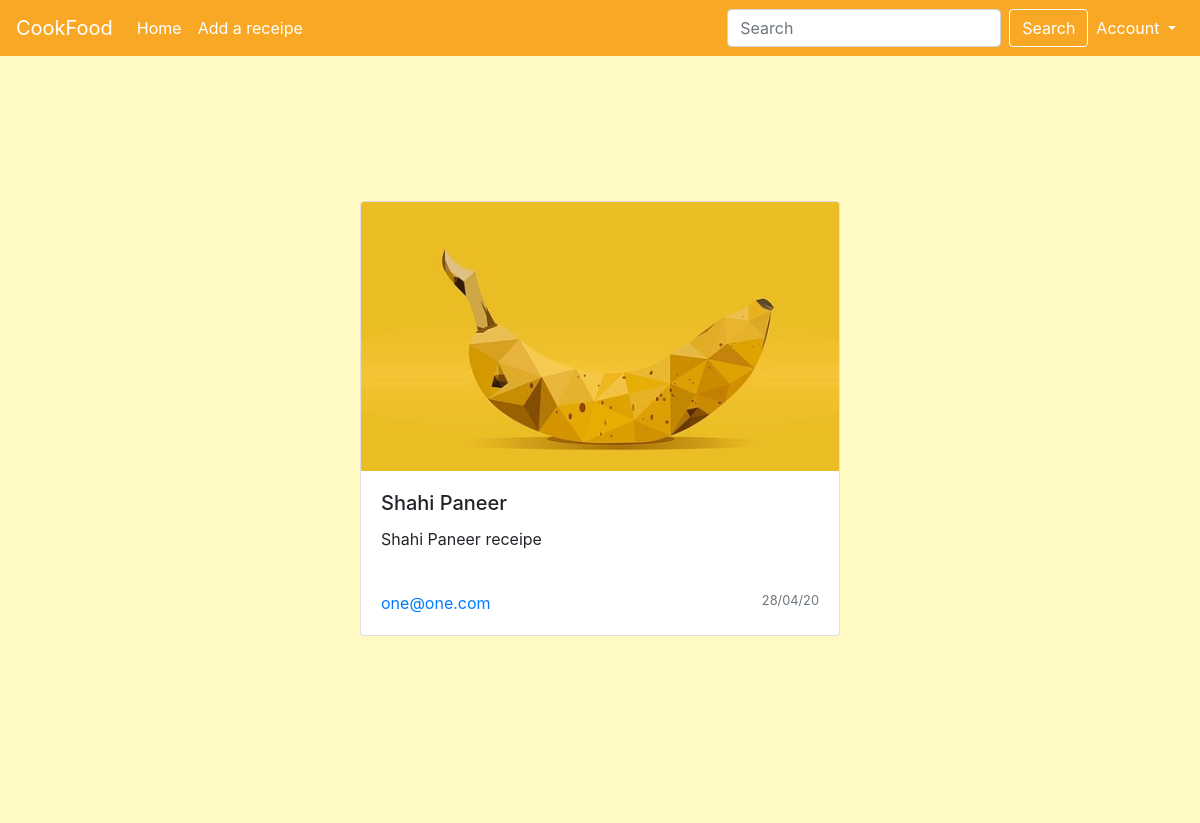
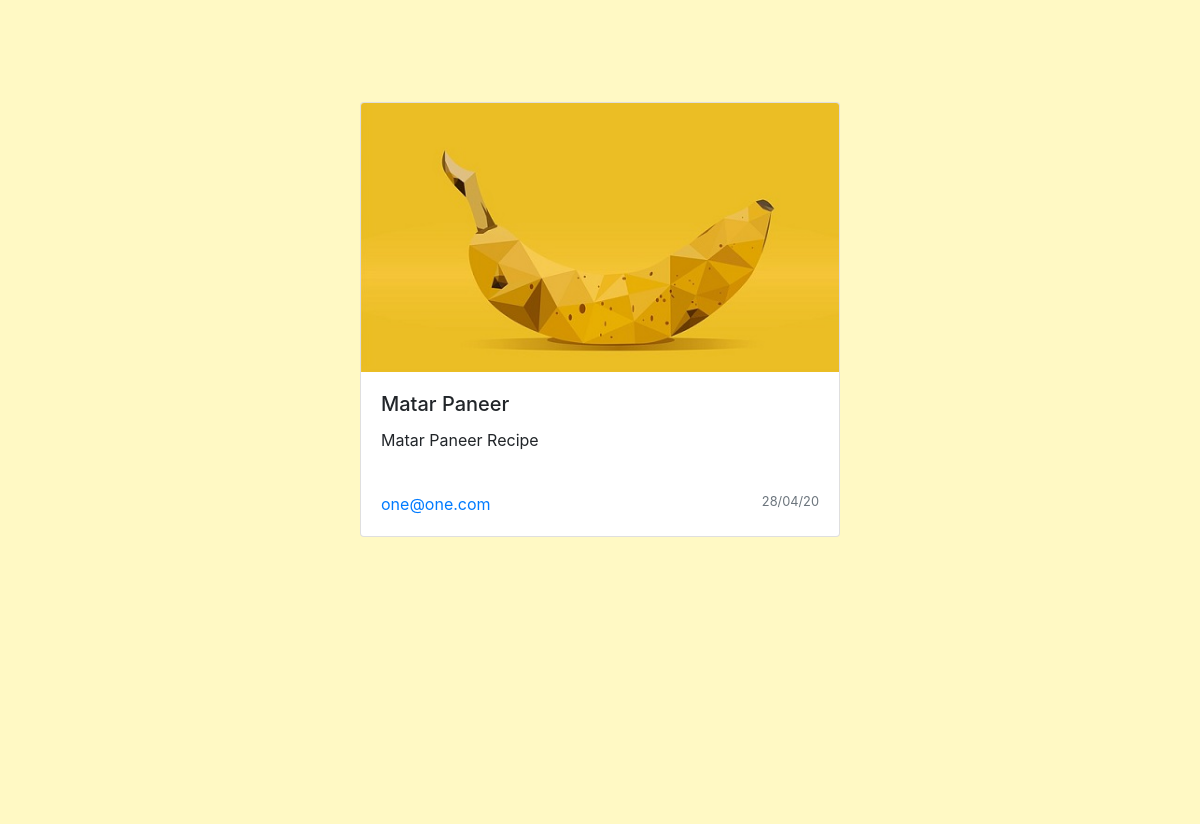
/blogs/view_blogs (signed in, upper part), run on an earlier commit of the app's database (2 pictures, top to bottom).
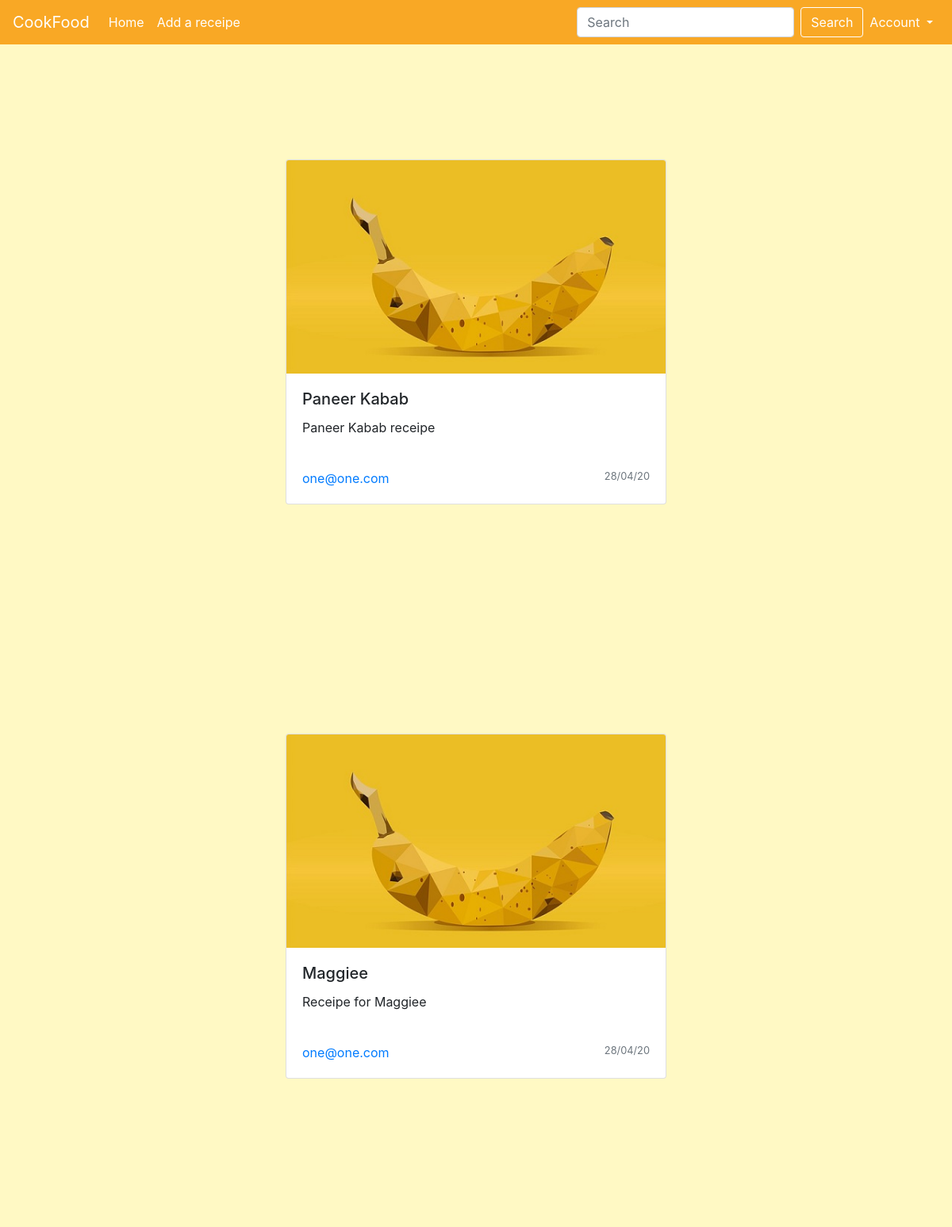
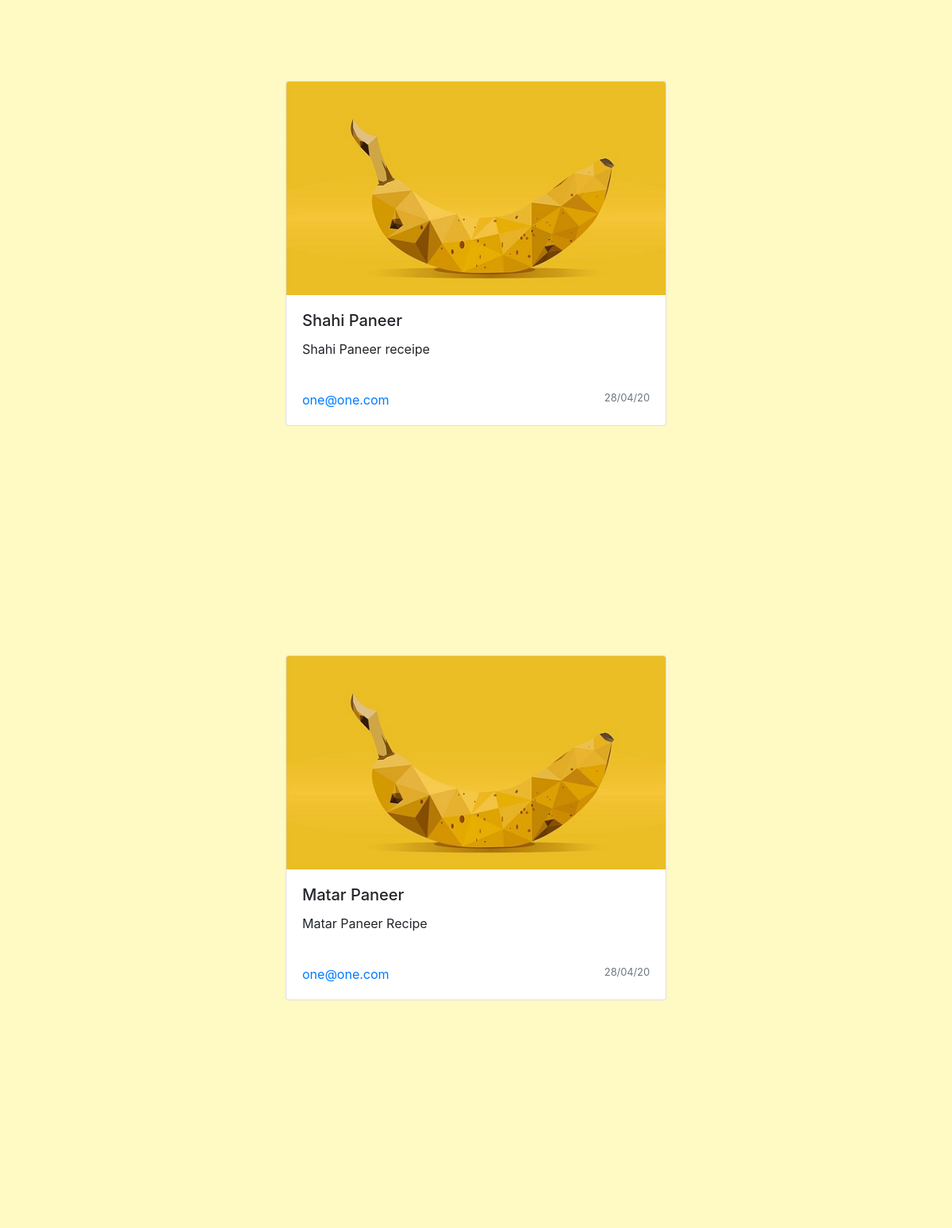
And on a later commit of the database (2 pictures, top to bottom).
### my_project/blogs/models.py (models this page shows, shortened)
class Blog(db.Model):
    __tablename__ = 'blogs'
    id = db.Column(db.Integer, primary_key=True)
    dish_name = db.Column(db.String(60), nullable=False)
    dish_receipe = db.Column(db.Text)
    date = db.Column(db.DateTime, nullable=False, default=datetime.utcnow)
    email = db.Column(db.String(80), db.ForeignKey('users.email'), nullable=False)
    user = db.relationship('User', backref=db.backref('blogs', lazy=True))

### my_project/blogs/view.py (the view)
@blog_bp.route("/view_blogs")
@login_required
def view_blogs():
    blogs_list = Blog.query.order_by(desc(Blog.date)).all()
    return render_template('blogs/view_blogs.html', blogs_list=blogs_list)

### my_project/sign_up/models.py (called while the page is built)
@login_manager.user_loader
def load_user(user_id):
    return User.query.get(user_id)

### my_project/blogs/templates/blogs/view_blogs.html
{% extends "base.html" %} {% block content %} {% for blog in blogs_list %}
<div class="body-container">
    <div class="container-center">
        <div class="card w-50">
            <img src="{{url_for('static', filename='images/default_blog.jpg')}}" class="card-img-top">
            <div class="card-body">
                <h5 class="card-title">{{blog.dish_name}}</h5>
                <p class="card-text">{{blog.dish_receipe}}</p>
            </div>
            <div class="card-body">
                <div class="row">
                    <div class="col-6">
                        <a href="#" class="card-link">{{blog.email}}</a>
                    </div>
                    <div class="col-6">
                        <p class="card-text card-link text-right"><small class="text-muted">{{blog.date.strftime("%d/%m/%y")}}</small></p>
                    </div>
                </div>
            </div>
        </div>
    </div>
</div>
{% endfor %} {% endblock %}

What changed in the data, as far as the page shows it:
added Blog: dish_name "Paneer Kabab", dish_receipe "Paneer Kabab receipe", email "one@one.com", date "28/04/20"
added Blog: dish_name "Maggiee", dish_receipe "Receipe for Maggiee", email "one@one.com", date "28/04/20"
